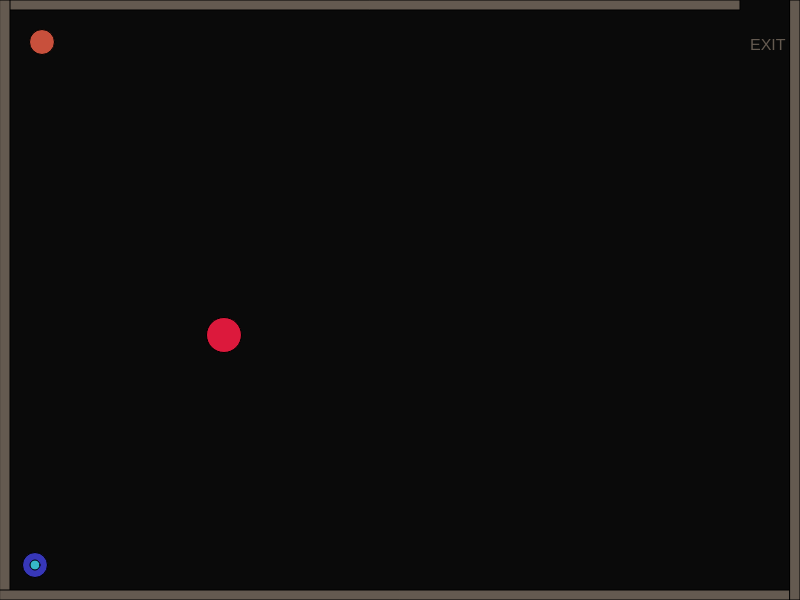
Frame 1 (no input)
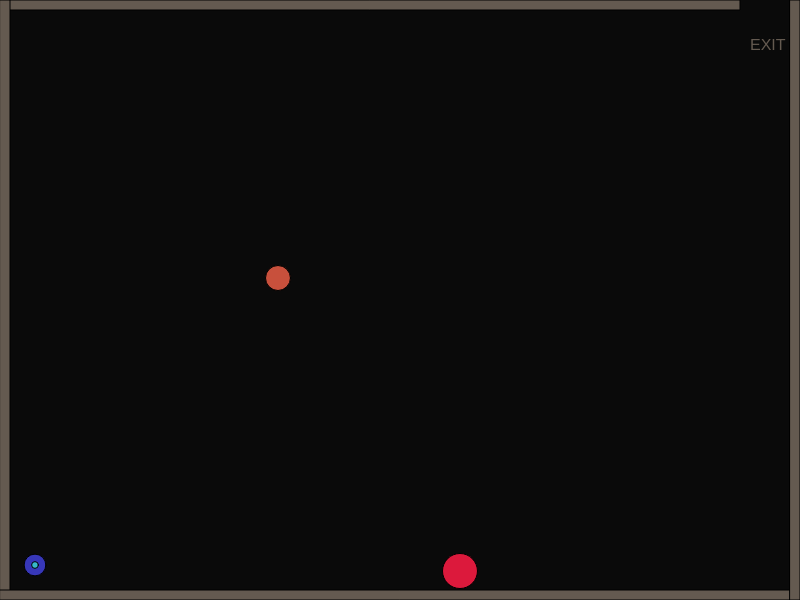
Frame 60 (no input)
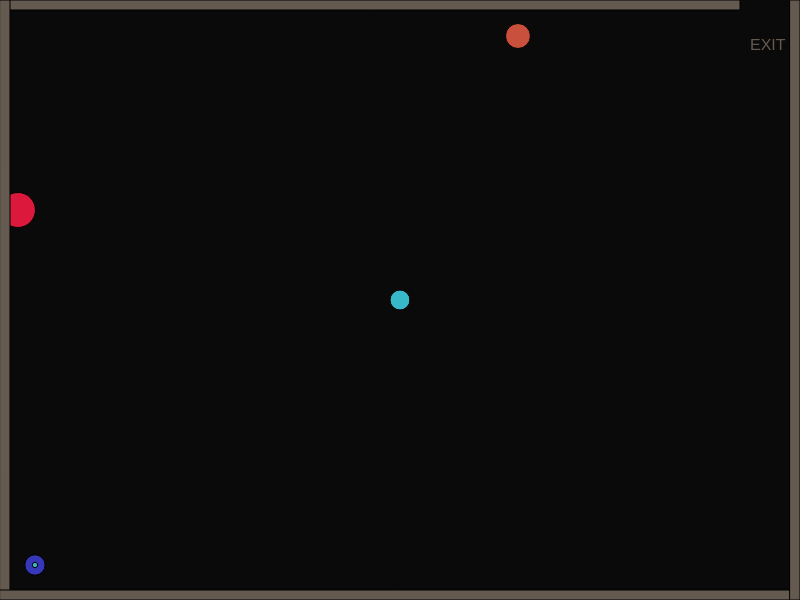
Frame 120 (the mouse pressed at the canvas centre since frame 60)

The p5.js sketch that drew these frames (run headless with seeded random() and noise() and a simulated clock; from frame 60 on, the mouse is pressed at the canvas centre):

// p5.js sketch
// ── sketch.js
// Variable intialization an' such
var player_X = 35;
var player_Y = 565;
var diameter = 25;
var grow_Speed = 0.65;

var s = 83;
var w = 87;
var a = 65;
var d = 68;

var mouse_X;
var mouse_Y;

var obs1_X = 40;
var obs1_Y = 40;
var obs1_SpeedX = 2;
var obs1_SpeedY = 2;

var obs2_X = 222;
var obs2_Y = 333;
var obs2_SpeedX = 2;
var obs2_SpeedY = 2;

var frame_Time =0;
var game_State = true;

// Setup Canvas
function setup() {
  createCanvas(800, 600); 
}
// define ConcentricCircle function
function ConcentricCircle(x, y, outer_diameter, inner_diameter, outer_red, outer_green, outer_blue, inner_red, inner_green, inner_blue)
 {
  fill(outer_red, outer_green, outer_blue);
  circle(x, y, outer_diameter);
  fill(inner_red, inner_green, inner_blue);
  circle(x, y, inner_diameter);
}

// `` -- __ Scene Setup/ Initialization __ -- `` \\
function CreateBorders()
{
    // Border Fill Color
    fill(100, 90, 80);
    // Top
    rect(0, 0, width-60, 10)
    // Left 
    rect(0, 0, 10, height)
    // Right 
    rect(0, height-10, width, 10)
    // Bottom
    rect(width-10, 0, 10, height)
}

function CreatePlayer(){  //Creates the Player
  fill(60, 200, 120);
  ConcentricCircle(player_X, player_Y, diameter, diameter-15, 55, 55, 185, 55, 185, 200);
}

function CreateObs(){     // Creates Obstacle 1
  fill(200, 80, 60);
  circle(obs1_X, obs1_Y, 25)
  fill(220, 25, 60);      // Creates Obstacle 2
  circle(obs2_X, obs2_Y, 35);
}

// Makin dem dere circledrawer ya 'earin' me now?
function ClickCircle() {
  if (mouseIsPressed && mouseButton === LEFT) {
    mouse_X = mouseX;
    mouse_Y = mouseY;
    console.log("Mouse coordinates: X " + mouse_X + " :: Y " + mouse_Y);
  }
    circle(mouse_X, mouse_Y, 20);
}

// `` -- __ Motion && Position __ -- `` \\
function SpeedChange(){   // Updates the speeds and direction every 60 frames
 if (frame_Time >= 60){
    speed_Changer = Math.floor(Math.random() * 2) + 1;
    if (speed_Changer === 1){
      // Function to get random speeds, using POSITIVE values for the Obstacles          
      obs1_SpeedX = Math.floor(Math.random() *+ (5)) + 4 ;
      obs1_SpeedY = Math.floor(Math.random() *+ (6)) + 8 ;
      obs2_SpeedX = Math.floor(Math.random() *+ (6)) + 8 ;
      obs2_Speedy = Math.floor(Math.random() *+ (5)) + 4 ;
      frame_Time = 0;
      }else 
      // Function to get random speeds, using NEGATIVE values for the Obstacles          
        obs1_SpeedX = Math.floor(Math.random() *- (6)) + 8 ;
        obs1_SpeedY = Math.floor(Math.random() *- (5)) + 4 ;
        obs2_SpeedX = Math.floor(Math.random() *- (5)) + 4 ;
        obs2_Speedy = Math.floor(Math.random() *- (6)) + 8 ;
        frame_Time = 0;
      }
}
function MoveObs(){ 
  if (game_State === true) {
    {
    if (obs1_X > width)  obs1_X = 0;
    if (obs1_X < 0)      obs1_X = width;
    if (obs1_Y > height) obs1_Y = 0;
    if (obs1_Y < 0)      obs1_Y = height;
    obs1_X += obs1_SpeedX;
    obs1_Y += obs1_SpeedY;
    }  
    {
    if (obs2_X > width)  obs2_X = 0;
    if (obs2_X < 0)      obs2_X = width;
    if (obs2_Y > height) obs2_Y = 0;
    if (obs2_Y < 0)      obs2_Y = height;
    obs2_Y += obs2_SpeedY;
    obs2_X += obs2_SpeedX;
    }
  }
}

function Movement() {   // Handles movement of objects and frame timer! We be movin' mon
  if (game_State === true) {
  {
    if (obs1_X > width)  obs1_X = 0;
    if (obs1_X < 0)      obs1_X = width;
    if (obs1_Y > height) obs1_Y = 0;
    if (obs1_Y < 0)      obs1_Y = height;
      obs1_X += obs1_SpeedX;
      obs1_Y += obs1_SpeedY;
  }  
  
  {
    if (obs2_X > width)  obs2_X = 0;
    if (obs2_X < 0)      obs2_X = width;
    if (obs2_Y > height) obs2_Y = 0;
    if (obs2_Y < 0)      obs2_Y = height;
      obs2_Y += obs2_SpeedY;
      obs2_X += obs2_SpeedX;
  }
    
  if (player_X >= 800)  {player_X = 20;};
  if (player_X <= 0)    {player_X = 780;};
  if (player_Y >= 600)  {player_Y = 20;};
  if (player_Y <= 0)    {player_Y = 580;};

  if (keyIsDown(s)) {player_Y += 5;} else if (keyIsDown(w)) {player_Y -= 5;};
  if (keyIsDown(d)) {player_X += 5;} else if (keyIsDown(a)) {player_X -= 5;};

   frame_Time++;
  }
}

function ChangeDiameter() {   // Changes diameter of player blip
  diameter += grow_Speed;   
  if (diameter >= 40 || diameter <= 20) {
    grow_Speed *= -1; 
  }
}

function DrawExit(){    // Draws the "Exit" label
  textSize(16);
  text("EXIT", width-50, height-550)
}

function VictoryMessage(){
   if (player_X >= 740 && player_Y <= 15){
    game_State = false;
    fill(200, 200, 200);
    stroke(5);
    textSize(26);
    text("Victory!!", width/2-50, height/2-50);
 }
}

// `` -- __ DRAW __ -- `` \\
function draw() {
  background(10, 10, 10);

  CreatePlayer();   // function that creates a player.
  Movement();       // function to move the player using the keyboard.
  ClickCircle();    // function that draws an object to the screen when pressing the mouse.

  CreateObs();      // function that creates multiple obstacles of different sizes and colors on the screen 
  MoveObs();        // different functions to move each of the obstacles around randomly around the screen. If they leave the screen, have them come back on the other side.

  CreateBorders();  // function to generate a border around the screen.
  DrawExit();       // function to generate the exit
  VictoryMessage(); // function to display the “You win” message.

  SpeedChange();    // Changes Obstacles Speeds 
  ChangeDiameter(); // Growin and Shrinkin  
}
